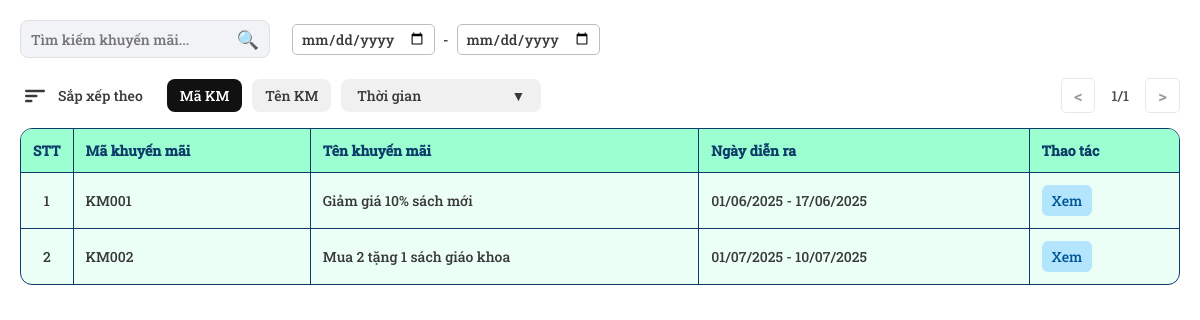
Screenshot of /admin/Deals/deals.php (signed in) with the database file from the repository.
### tables this page shows
CREATE TABLE `khuyenmai` (
  `MaKM` varchar(10) NOT NULL,
  `TenKM` varchar(100) DEFAULT NULL,
  `NgayBatDau` date DEFAULT NULL,
  `NgayKetThuc` date DEFAULT NULL,
  `DieuKienApDung` text DEFAULT NULL
);

### admin/Deals/deals.php (the view, shortened to what this page needs)
<?php
include __DIR__ . '/../../connect.php';
$role = $_SESSION['role'];
$result = $mysqli->query("SELECT * FROM khuyenmai");
?>
<!DOCTYPE html>
<html lang="vi">
<head>
    <link rel="stylesheet" href="../../assets/general-style.css" />
</head>
<body data-role="<?php echo htmlspecialchars($role); ?>">
    <div class="main-content">
        <div class="toolbar">
            <div class="toolbar-row">
                <div class="search-filter-group">
                    <div class="search-box">
                        <input type="text" placeholder="Tìm kiếm khuyến mãi..." class="search-input" />
                        <button class="search-button">🔍</button>
                    </div>
                    <div class="date-range-group">
                        <input type="date" id="date-from" class="date-from" placeholder="Từ ngày">
                        <span style="margin: 0 4px;">-</span>
                        <input type="date" id="date-to" class="date-to" placeholder="Đến ngày">
                    </div>
                </div>
            </div>
        </div>
        <div class="sort-pagination-bar">
            <div class="sort-bar">
                <div class="sort-title-group">
                    <span class="sort-icon">
                        <svg width="30" height="30" viewBox="0 0 24 24" fill="none"><rect x="4" y="7" width="16" height="2" rx="1" fill="#393939"/><rect x="4" y="11" width="10" height="2" rx="1" fill="#393939"/><rect x="4" y="15" width="6" height="2" rx="1" fill="#393939"/></svg>
                    </span>
                    <span class="sort-label">Sắp xếp theo</span>
                </div>
                <div class="sort-tabs">
                    <button class="sort-btn active" data-sort="id">Mã KM</button>
                    <button class="sort-btn" data-sort="name">Tên KM</button>
                    <div class="sort-dropdown">
                        <button class="sort-btn time sort-dropdown-toggle" id="sortTimeBtn">
                            <span class="label">Thời gian</span>
                            <span class="arrow">&#9660;</span>
                        </button>
                    </div>
                </div>
            </div>
            <span class="pagination">
                <button class="page-btn prev">&lt;</button>
                <span class="page-info">1/1</span>
                <button class="page-btn next">&gt;</button>
            </span>
        </div>
        <table class="table">
            <thead>
                <tr>
                    <th class="stt">STT</th>
                    <th class="id">Mã khuyến mãi</th>
                    <th>Tên khuyến mãi</th>
                    <th>Ngày diễn ra</th>
                    <th class="actions">Thao tác</th>
                </tr>
            </thead>
            <tbody>
            <?php
            $stt = 1;
            while ($row = $result->fetch_assoc()):
            ?>
            <?php
                $ngayBatDau = date('d/m/Y', strtotime($row['NgayBatDau']));
                $ngayKetThuc = date('d/m/Y', strtotime($row['NgayKetThuc']));
            ?>
            <tr data-condition="<?= htmlspecialchars($row['DieuKienApDung']) ?>">
            <td class="stt"><?= $stt++ ?></td>
            <td class="id"><?= htmlspecialchars($row['MaKM']) ?></td>
            <td><?= htmlspecialchars($row['TenKM']) ?></td>
            <td><?= $ngayBatDau ?> - <?= $ngayKetThuc ?></td>
            <td class="action-buttons">
                <button class="view-btn" onclick="viewDeal('<?= $row['MaKM'] ?>')">Xem</button>
            </td>
            </tr>
            <?php endwhile; ?>
            </tbody>
    </table>
  </div>
</body>
</html>

### assets/general-style.css (style rules this page uses)
* { margin: 0; padding: 0; box-sizing: border-box; }
body, input, button, select, textarea { color: #393939; font-family: fontweb; font-size: 14px; background-color: #ffffff; }
.main-content { padding: 20px; }
.toolbar { margin-bottom: 20px; }
.toolbar-row { display: flex; justify-content: space-between; align-items: center; flex-wrap: wrap; gap: 1rem; margin-bottom: 1rem; }
.search-filter-group { margin-right: 20px; display: flex; gap: 10px; flex: 1; min-width: 100px; align-items: center; }
.search-box { display: flex; align-items: center; border: 1px solid #e0e0e0; border-radius: 8px; padding: 6px 10px; background-color: #f1f3f6; flex: 1; max-width: 250px; }
.search-input { border: none; background: transparent; outline: none; flex: 1; }
.search-button { background: none; border: none; font-size: 18px; cursor: pointer; }
.table { width: 100%; border-collapse: separate; border-spacing: 0; background-color: #ecfff6; border-radius: 12px; overflow: hidden; border: 1.5px solid #0d3c6b; }
.table th, .table td { padding: 12px; text-align: left; border: none; transition: background-color 0.2s ease; }
.table tr:not(:last-child) td { border-bottom: 1px solid #0d3c6b; }
.table th:first-child, .table td:first-child { border-left: none; }
.table th:last-child, .table td:last-child { border-right: none; }
.table tr:first-child th { border-top: none; }
.table tr:last-child td { border-bottom: none; }
.table th:not(:last-child), .table td:not(:last-child) { border-right: 1px solid #0d3c6b; }
.table th { border-bottom: 1px solid #0d3c6b; background-color: #9cffd1; color: #0d3c6b; font-weight: bold; }
.stt, .table th.stt, .table td.stt, .table th:first-child, .table td:first-child { width: 50px; text-align: center; }
.view-btn, .delete-btn { padding: 6px 10px; margin-right: 5px; border: none; border-radius: 6px; cursor: pointer; }
.view-btn { background-color: #b3e5fc; color: #01579b; }
.sort-pagination-bar { display: flex; align-items: center; justify-content: space-between; padding-bottom: 15px; border-radius: 8px; }
.sort-bar { display: flex; align-items: center; gap: 24px; }
.sort-title-group { display: flex; align-items: center; gap: 8px; }
.sort-bar .sort-icon { display: flex; width: 30px; height: 30px; align-items: center; }
.sort-bar .sort-label { color: #393939; font-size: 14px; }
.sort-tabs { display: flex; align-items: center; gap: 10px; }
.sort-btn { border: none; background: #f0f0f0; color: #393939; padding: 7px 13px; border-radius: 8px; font-size: 14px; cursor: pointer; transition: background 0.2s, color 0.2s; position: relative; }
.sort-btn.active, .sort-btn.sort-dropdown-active { background: #111; color: #fff; }
.sort-dropdown { position: relative; display: inline-block; }
.sort-dropdown-toggle .arrow { margin-left: 8px; font-size: 12px; }
.pagination { margin-left: auto; display: flex; align-items: center; gap: 6px; }
.page-btn { background: #fff; color: #333; padding: 5px 12px; border-radius: 5px; font-size: 17px; cursor: pointer; border: 1px solid #d0d0d0; transition: background 0.2s; }
.page-btn:disabled { opacity: 0.5; cursor: not-allowed; }
.page-info { font-weight: 500; color: #4e4e4e; min-width: 38px; text-align: center; display: inline-block; }

### admin/Deals/deals.php (style rules this page uses)
#sortTimeBtn { min-width: 200px; display: flex; align-items: center; justify-content: space-between; padding-right: 16px; padding-left: 16px; }
#sortTimeBtn .label { flex: 1; text-align: left; }
#sortTimeBtn .arrow { margin-left: 8px; font-size: 14px; flex-shrink: 0; }
.date-range-group { display: flex; align-items: center; gap: 4px; margin-left: 12px; }
.date-range-group input[type="date"] { padding: 4px 8px; border: 1px solid #bdbdbd; border-radius: 5px; font-size: 14px; }

### rows the page displays
khuyenmai: MaKM "KM001", TenKM "Giảm giá 10% sách mới", NgayBatDau "01/06/2025", NgayKetThuc "17/06/2025"
khuyenmai: MaKM "KM002", TenKM "Mua 2 tặng 1 sách giáo khoa", NgayBatDau "01/07/2025", NgayKetThuc "10/07/2025"
